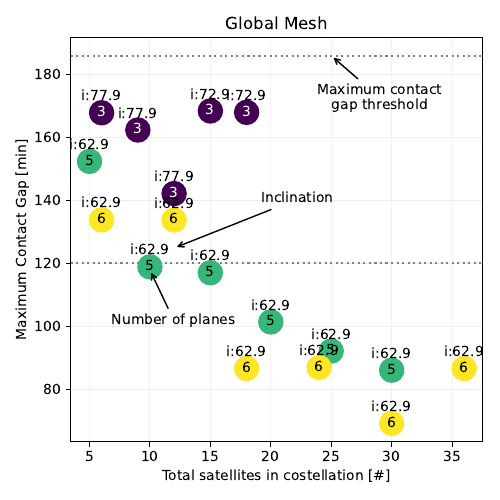

Source code (Python):
import matplotlib
import matplotlib.pyplot as plt
from datetime import datetime

# maximum contact gap (mcg)
# const. size   rect=larg, mesh=low  (sats/planes)
# inclination   rect=high, mesh=low

# compl. lvls   rect=high, mesh=few
# memory/time   rect=low , mesh=high

fig, axs = plt.subplots(nrows=1, ncols=1, figsize=(5, 5))


###################
# Parse Logs
###################

file_name = "Global_NBIoT"

# Read lines
lines = []
with open("./paper_results/" + file_name + ".log") as f:
    lines = f.readlines()
    lines = [line[:-1] for line in lines]

    # Time stamps
    time_stamp_0 = None
    time_stamps_analizing = []
    time_stamps_solu = []

    # Analisis metrics
    analisis_complexity_lvl = []
    analisis_mcg = []
    analisis_compute_times_sec = []
    analisis_memory_usage_mb = []

    # Solution metrics
    solu_sats_total = []
    solu_planes = []
    solu_incl = []
    solu_mcg = []

    for line in lines:
        fields = line.split(' ')

        if fields[0][0:2] != '20': # Header or tail
            pass
        else: # Data

            # 0: Timestamp
            time_stamp = datetime.strptime(fields[0].split('.')[0], '%Y-%m-%dT%H:%M:%S')
            if time_stamp_0 == None: # Save first time stamp
                time_stamp_0 = time_stamp
            
            # 2: 'Analyzing:', 'Discarded:', 'SOLUTION!:'

            if fields[2] == 'Analyzing:': # Collect compute time and memory usage
                time_stamps_analizing.append((time_stamp-time_stamp_0).total_seconds())
                
                analisis_complexity_lvl.append(int(fields[13]))
                analisis_mcg.append(float(fields[16]))
                analisis_compute_times_sec.append(float(fields[20])/1000)
                analisis_memory_usage_mb.append(float(fields[24]))

            elif fields[2] == 'Discarded:':
                print('Discarded')

            elif fields[2] == 'SOLUTION!:':
                time_stamps_solu.append((time_stamp-time_stamp_0).total_seconds()/60)
                
                solu_planes.append(int(fields[3]))
                solu_sats_total.append(int(fields[6])*int(fields[3]))
                solu_incl.append(float(fields[9]))
                solu_mcg.append(float(fields[12]))
                # print('SOLUTION: planes={}, sats={}, inc={}, mcg={}'.format(fields[3], fields[6], fields[9], fields[12]))
                
            else:
                assert False

    ###################
    # Plot Solutions
    ###################

    axs.grid(axis='x', which='both', color='0.95')
    axs.grid(axis='y', which='major', color='0.93')
    axs.grid(axis='y', which='minor', color='0.96')

    # axs.set_yscale('log')

    #axs.set_xlim([7, 38])
    #axs.set_ylim([5, 125])

    axs.axhline(y=186, color='gray', linestyle=':')
    axs.axhline(y=120, color='gray', linestyle=':')

    axs.set_title("Global Mesh")
    
    axs.set_xlabel("Total satellites in costellation [#]")
    axs.set_ylabel("Maximum Contact Gap [min]")

    axs.scatter(solu_sats_total, solu_mcg, zorder=10, c=solu_planes, marker="o", s=300, label="Solution")

    # Annotations
    for s, _ in enumerate(solu_sats_total):
        # planes
        if solu_planes[s] <= 4:
            color = 'white'
        else:
            color = 'black'
        axs.annotate("{}".format(solu_planes[s]), 
                            (solu_sats_total[s], solu_mcg[s]), color=color,
                            zorder=12, ha='center', va='center')

        # inclination
        axs.annotate("i:{:.1f}".format(solu_incl[s]), 
                            (solu_sats_total[s], solu_mcg[s] + 5), 
                            zorder=12, ha='center', va='center')

    # Tutorials
    s = 6
    axs.annotate("Number of planes", (solu_sats_total[s], solu_mcg[s] - 1),
                xytext=(0.25, 0.30), textcoords=axs.transAxes,
                zorder=12, ha='center', va='center',
                arrowprops=dict(arrowstyle="->",
                    connectionstyle="arc, rad=1",
                    ls='-', lw=1))
    axs.annotate("Inclination", (solu_sats_total[s] + 2, solu_mcg[s] + 6),
            xytext=(0.55, 0.6), textcoords=axs.transAxes,
            zorder=12, ha='center', va='center',
            arrowprops=dict(arrowstyle="->",
                connectionstyle="arc, rad=1",
                ls='-', lw=1))
    axs.annotate("Maximum contact\ngap threshold", (25, 186),
            xytext=(0.75, 0.85), textcoords=axs.transAxes,
            zorder=12, ha='center', va='center',
            arrowprops=dict(arrowstyle="->",
                connectionstyle="arc, rad=1",
                ls='-', lw=1))

plt.tight_layout()

plt.savefig("./paper_results/" + "plots_perf_global_nbiot.png", format='png', dpi=300)
plt.savefig("./paper_results/" + "plots_perf_global_nbiot.pdf", format='pdf')
